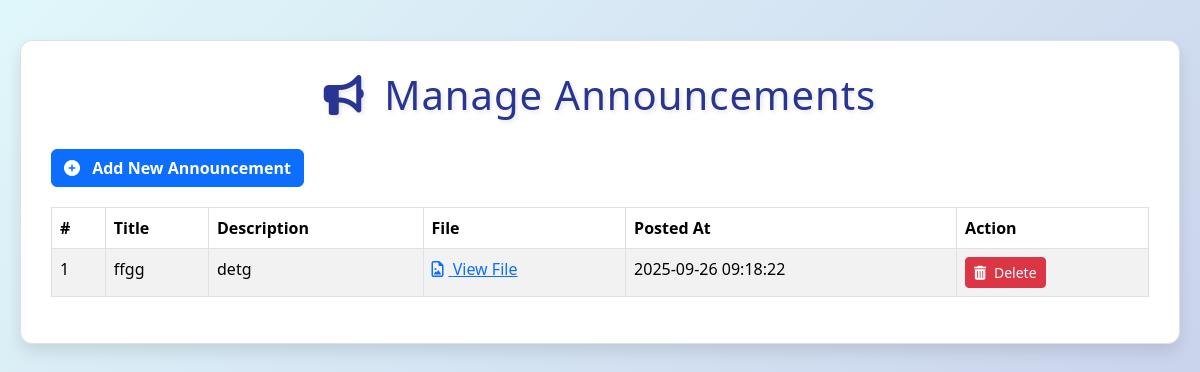
The page /manage_announcement.php on the database its author committed.
### tables this page shows
CREATE TABLE `announcements` (
  `id` int(11) NOT NULL,
  `title` varchar(255) NOT NULL,
  `description` text NOT NULL,
  `file_path` varchar(255) DEFAULT NULL,
  `uploaded_at` timestamp NOT NULL DEFAULT current_timestamp()
);

### manage_announcement.php (the view, shortened to what this page needs)
<?php
require_once 'db.php';
$sql_select = "SELECT * FROM announcements ORDER BY uploaded_at DESC";
$result = $conn->query($sql_select);
?>
<!DOCTYPE html>
<html lang="en">
<head>
    <link href="https://cdn.jsdelivr.net/npm/bootstrap@5.3.3/dist/css/bootstrap.min.css" rel="stylesheet">
    <link rel="stylesheet" type="text/css" href="https://cdn.datatables.net/2.0.8/css/dataTables.bootstrap5.min.css">
    <link rel="stylesheet" type="text/css" href="https://cdn.datatables.net/responsive/3.0.2/css/responsive.bootstrap5.min.css">
    <link rel="stylesheet" href="https://cdnjs.cloudflare.com/ajax/libs/font-awesome/6.5.2/css/all.min.css" />
</head>
<body>
<div class="container">
    <h2><i class="fas fa-bullhorn me-2"></i> Manage Announcements</h2>
    <a class="btn btn-primary add-btn" href="upload_announcement.php"><i class="fas fa-plus-circle me-2"></i> Add New Announcement</a>
    <?php if ($result->num_rows > 0): ?>
    <table id="announcementsTable" class="table table-striped table-bordered dt-responsive nowrap" style="width:100%">
        <thead>
            <tr>
                <th>#</th>
                <th>Title</th>
                <th>Description</th>
                <th>File</th>
                <th>Posted At</th>
                <th>Action</th>
            </tr>
        </thead>
        <tbody>
            <?php $row_num = 1; while($row = $result->fetch_assoc()): ?>
            <tr>
                <td><?= $row_num++ ?></td>
                <td><?= htmlspecialchars($row['title']) ?></td>
                <td><?= nl2br(htmlspecialchars($row['description'])) ?></td>
                <td>
                    <?php
                    $file_path = htmlspecialchars($row['file_path']);
                    if (!empty($file_path) && file_exists($file_path)) {
                        $file_extension = strtolower(pathinfo($file_path, PATHINFO_EXTENSION));
                        $file_icon = 'fas fa-file';
                        switch ($file_extension) {
                            case 'jpg':
                            case 'jpeg':
                            case 'png':
                            case 'gif': $file_icon = 'far fa-file-image'; break;
                        }
                        echo '<a class="file-link" href="' . $file_path . '" target="_blank" title="View ' . $row['title'] . '">';
                        echo '<i class="' . $file_icon . ' file-icon"></i> View File';
                        echo '</a>';
                    } else {
                        echo '<span class="text-muted">No file</span>';
                    }
                    ?>
                </td>
                <td><?= htmlspecialchars($row['uploaded_at']) ?></td>
                <td>
                    <a class="btn btn-danger btn-sm" href="?delete=<?= htmlspecialchars($row['id']) ?>" onclick="return confirm('Are you sure you want to delete this announcement? This action cannot be undone.');">
                        <i class="fas fa-trash-alt me-1"></i> Delete
                    </a>
                </td>
            </tr>
            <?php endwhile; ?>
        </tbody>
    </table>
    <?php else: ?>
        <div class="alert alert-info text-center" role="alert">
            <i class="fas fa-info-circle me-2"></i> No announcements found. Click "Add New Announcement" to get started!
        </div>
    <?php endif; ?>
</div>
</body>
</html>

### manage_announcement.php (style rules this page uses)
body { font-family: 'Segoe UI', Tahoma, Geneva, Verdana, sans-serif; background: linear-gradient(135deg, #e0f7fa, #c5cae9); color: #333; padding: 20px; min-height: 100vh; }
.container { background: #fff; padding: 30px; border-radius: 12px; box-shadow: 0 8px 16px rgba(0,0,0,0.1); border: 1px solid #e0e0e0; margin-top: 20px; max-width: 1200px; }
h2 { text-align: center; color: #283593; margin-bottom: 30px; font-size: 2.5em; letter-spacing: 1px; text-shadow: 2px 2px 4px rgba(0,0,0,0.1); }
.add-btn { margin-bottom: 20px; font-weight: 600; }
.file-icon { margin-right: 5px; }

### rows shown on the page
announcements: title "ffgg", description "detg", uploaded_at "2025-09-26 09:18:22"
